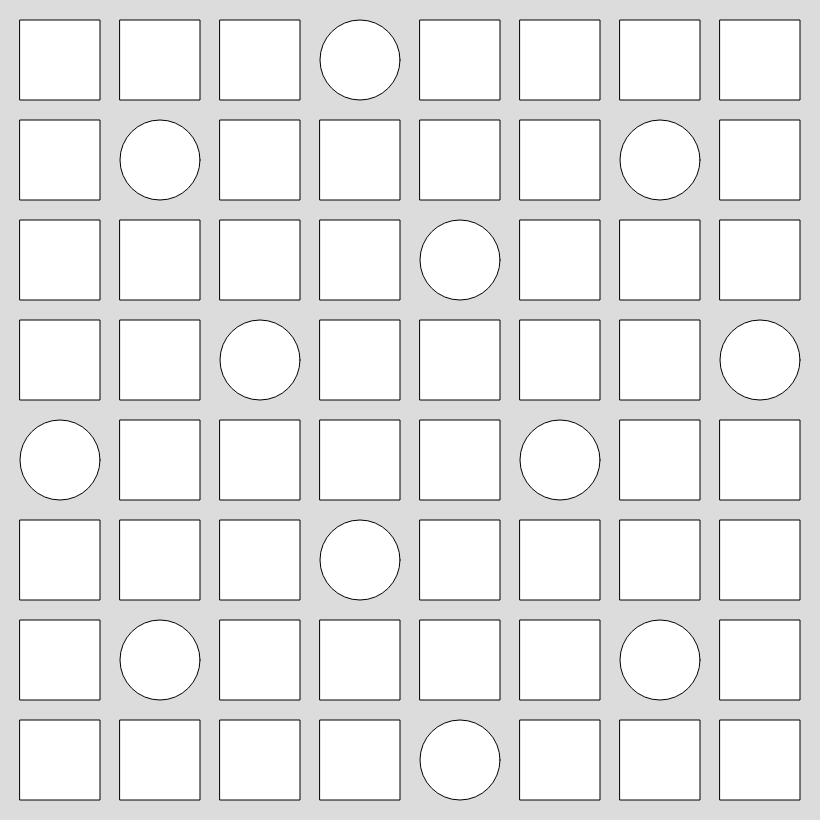
Frame 1 (no input)
Frame 60 (no input): identical to frame 1, image omitted
Frame 120 (the mouse pressed at the canvas centre since frame 60): identical to frame 1, image omitted

The p5.js sketch that drew this single still picture (run headless with seeded random() and noise() and a simulated clock; from frame 60 on, the mouse is pressed at the canvas centre):

// p5.js sketch
// ── sketch.js
function setup() {
  createCanvas(820, 820);
}

function draw() {
  background(220);
  
  var size = 80;
  var count = 0;

  for(var x = 20; x < height; x+=100) {
    for(var y = 20; y < width; y+=100) {

      count++;
      
      if (count % 5 == 0) {
        ellipseMode(CORNER);
        ellipse(x,y, size, size);
      }
      else {
        rect(x, y, size, size);
      }
    }
  }

}
